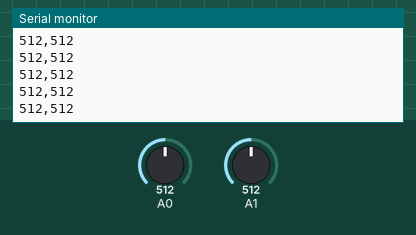
Bench run of a sketch on a simulated Arduino Uno, built with avr-gcc and run on an emulated ATmega328P. Shown: the last lines printed to the serial monitor. Inputs (shaded band) come from the test bench; at power-on: A0 = 512, A1 = 512.

Above: at 1.2 s.
1.3 s: A0 set to 716
At 1.33 s:
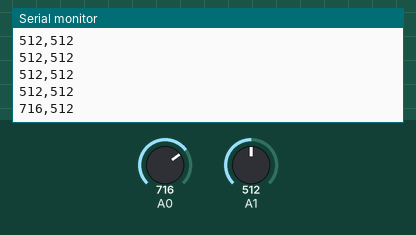
2.8 s: A1 set to 716
At 2.8 s:
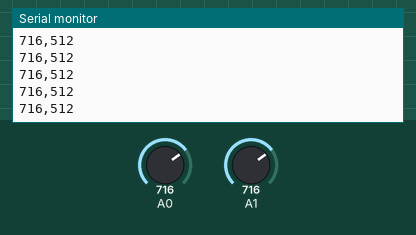
4.3 s: A0 set to 900
At 4.31 s:
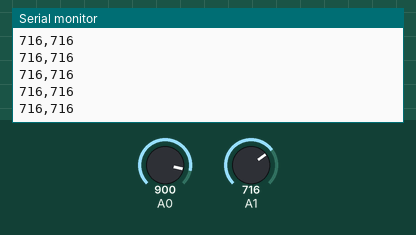
5.8 s: A1 set to 900
At 5.83 s:
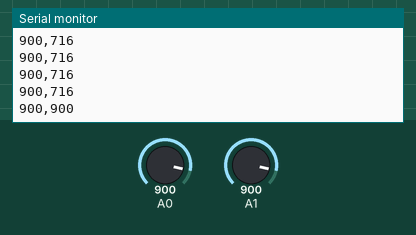
Timing chart, 0 to 8.3 s (numbered marks = the images above; inputs shaded):
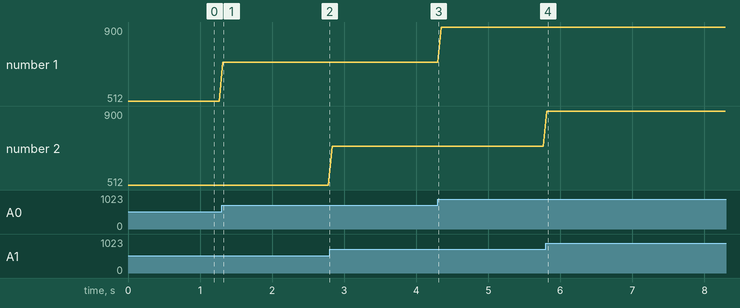

Measured:
- after the input at 1.3 s, the serial monitor: prints a new line at once (image 1)
- after the input at 5.8 s, the serial monitor: prints a new line at once (image 4)
- plotted number 1: 512 → 716 after the input at 1.3 s, 716 → 900 after the input at 4.3 s

The sketch:

joystick.ino
```cpp
int xvalue = 0;
int yvalue = 0;

void setup() {
  pinMode(A0, INPUT);
  pinMode(A1, INPUT);
  Serial.begin(115200);
}

void loop() {
  xvalue = analogRead(A0); // read X axis value [0..1023]
  yvalue = analogRead(A1); // read Y axis value [0..1023]
  Serial.print(xvalue, DEC);
  Serial.print(",");
  Serial.print(yvalue, DEC);
  Serial.print("\n");

  delay(50);
}
```
